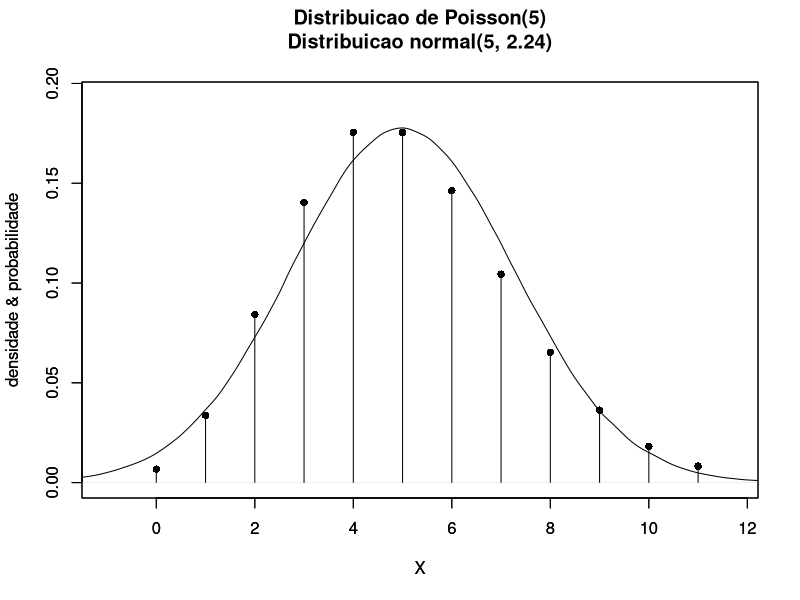

This figure's R source:
sink("exemplo08_Poisson_aproxnormal_n5.txt")
lambda <- 5
m <- lambda
dp <- sqrt(lambda)
X <- 0:(m+3*dp)
cat("X ~ Poisson(lambda = ", lambda,")\n", sep="")
cat("Media de X = ",m,"\n", sep="")
cat("Desvio-padrao de X = ",round(dp,2),"\n\n", sep="")
if (lambda > 10)
{cat("Poisson(",lambda,") semelhante a normal(",m,", ",round(dp,2),")\n\n", sep="")} else
{cat("Poisson(",lambda,") diferente da normal(",m,", ",round(dp,2),")\n\n", sep="")}
probPois <- dpois(x=X,lambda=lambda)
probnorm <- dnorm(x=X,mean=m,sd=dp)
print(round((tbl <- data.frame(X,probPois,probnorm)),6))
sink()
png("exemplo08_Poisson_aproxnormal_n5.png")
plot(X,probPois,type="h",
     xlim=c(-1,m+3*dp),ylim=c(0,1.1*max(probPois)), 
     xlab="X", ylab="densidade & probabilidade",
     main=paste0("Distribuicao de Poisson(",lambda,")\n\n"),
     lwd=1,col="black")
points(X,probPois,pch=16,cex=1,col="black")
par(new=TRUE)
rn <- rnorm(n=1e6,mean=m,sd=dp)
plot(density(rn), 
     xlab="X", ylab="densidade & probabilidade",
     main=paste0("Distribuicao normal(",m,", ",round(dp,2),")"),
     xlim=c(-1,m+3*dp), ylim=c(0,1.1*max(probPois)))
dev.off()

